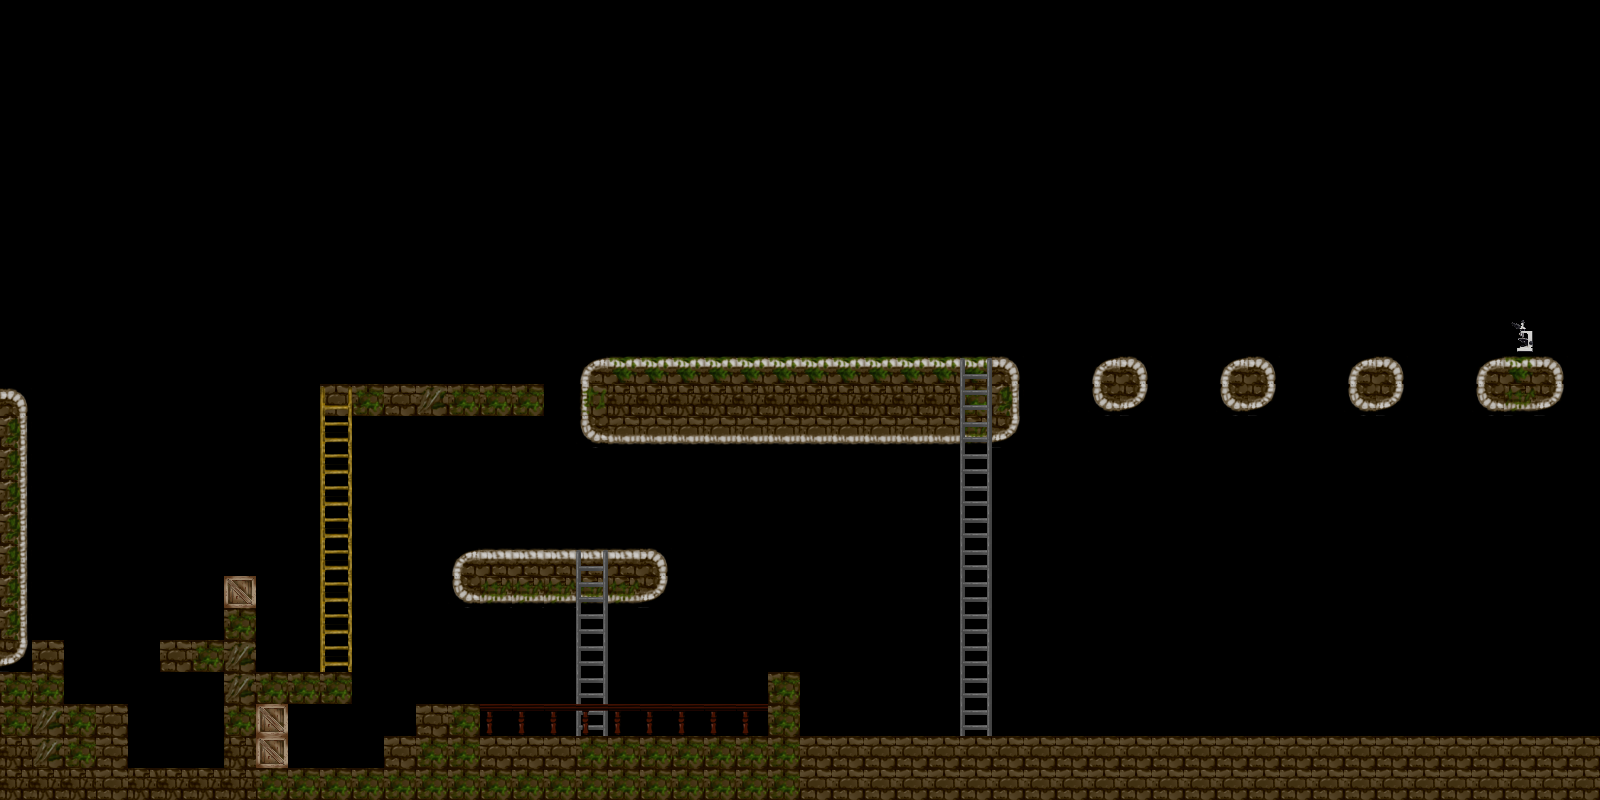

The image is a tile-based game level rendered from a .tmx file. Its description and source (layers, tilesets, objects; grid data summarised) follow:
An orthogonal 50x25 tile map with 32x32 px tiles, 3 tile layers (Tile Layer 1, Tile Layer 2, Tile Layer 3) and 2 objects (Portal, PlayerSpawn).

<map version="1.0" tiledversion="1.0.1" orientation="orthogonal" renderorder="right-down" width="50" height="25" tilewidth="32" tileheight="32" nextobjectid="12">
 <properties>
  <property name="playerLayer" type="int" value="2" />
 </properties>
 <tileset firstgid="1" name="tileset" tilewidth="32" tileheight="32" tilecount="48" columns="8">
  <image source="../img/tileset.png" width="284" height="208" />
  <tile id="0">
   <properties>
    <property name="Solid" type="bool" value="true" />
   </properties>
  </tile>
  <tile id="1">
   <properties>
    <property name="Solid" type="bool" value="true" />
   </properties>
  </tile>
  <tile id="2">
   <properties>
    <property name="Solid" type="bool" value="true" />
   </properties>
  </tile>
  <tile id="3">
   <properties>
    <property name="Solid" type="bool" value="true" />
   </properties>
  </tile>
  <tile id="4">
   <properties>
    <property name="Stairs" type="bool" value="true" />
   </properties>
  </tile>
  <tile id="5">
   <properties>
    <property name="Stairs" type="bool" value="true" />
   </properties>
  </tile>
  <tile id="6">
   <properties>
    <property name="Solid" type="bool" value="false" />
   </properties>
  </tile>
  <tile id="8">
   <properties>
    <property name="Solid" type="bool" value="true" />
   </properties>
  </tile>
  <tile id="9">
   <properties>
    <property name="Solid" type="bool" value="true" />
   </properties>
  </tile>
  <tile id="10">
   <properties>
    <property name="Solid" type="bool" value="true" />
   </properties>
  </tile>
  <tile id="11">
   <properties>
    <property name="Solid" type="bool" value="true" />
   </properties>
  </tile>
  <tile id="12">
   <properties>
    <property name="Stairs" type="bool" value="true" />
   </properties>
  </tile>
  <tile id="13">
   <properties>
    <property name="Stairs" type="bool" value="true" />
   </properties>
  </tile>
  <tile id="16">
   <properties>
    <property name="Solid" type="bool" value="true" />
   </properties>
  </tile>
  <tile id="17">
   <properties>
    <property name="Solid" type="bool" value="true" />
   </properties>
  </tile>
  <tile id="18">
   <properties>
    <property name="Solid" type="bool" value="true" />
   </properties>
  </tile>
  <tile id="19">
   <properties>
    <property name="Solid" type="bool" value="true" />
   </properties>
  </tile>
  <tile id="20">
   <properties>
    <property name="Stairs" type="bool" value="true" />
   </properties>
  </tile>
  <tile id="21">
   <properties>
    <property name="Stairs" type="bool" value="true" />
   </properties>
  </tile>
  <tile id="24">
   <properties>
    <property name="Solid" type="bool" value="true" />
   </properties>
  </tile>
  <tile id="25">
   <properties>
    <property name="Solid" type="bool" value="true" />
   </properties>
  </tile>
  <tile id="26">
   <properties>
    <property name="Solid" type="bool" value="true" />
   </properties>
  </tile>
  <tile id="27">
   <properties>
    <property name="Solid" type="bool" value="true" />
   </properties>
  </tile>
 </tileset>
 <layer name="Tile Layer 1" width="50" height="25">
  <data>[1250 cells, 264 non-empty, 17 distinct tile ids]</data>
 </layer>
 <objectgroup name="Object Layer 1">
  <object id="4" type="Portal" x="1506" y="319.33" width="35" height="31">
   <properties>
    <property name="Message" value="Press F for next stage" />
    <property name="NextMap" value="map/lvl2.tmx" />
    <property name="NextTileset" value="img/tileset.png" />
   </properties>
  </object>
  <object id="10" type="PlayerSpawn" x="35" y="476" width="28" height="99" />
 </objectgroup>
 <layer name="Tile Layer 2" width="50" height="25">
  <data>[1250 cells, 35 non-empty, 11 distinct tile ids]</data>
 </layer>
 <layer name="Tile Layer 3" width="50" height="25">
  <data>[1250 cells, 9 non-empty, 1 distinct tile ids]</data>
 </layer>
</map>